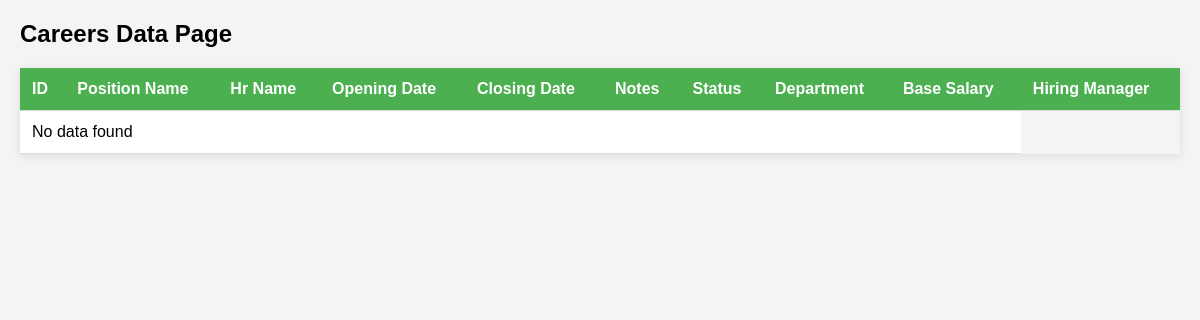
/careersdata/, run on an earlier commit of the app's database.
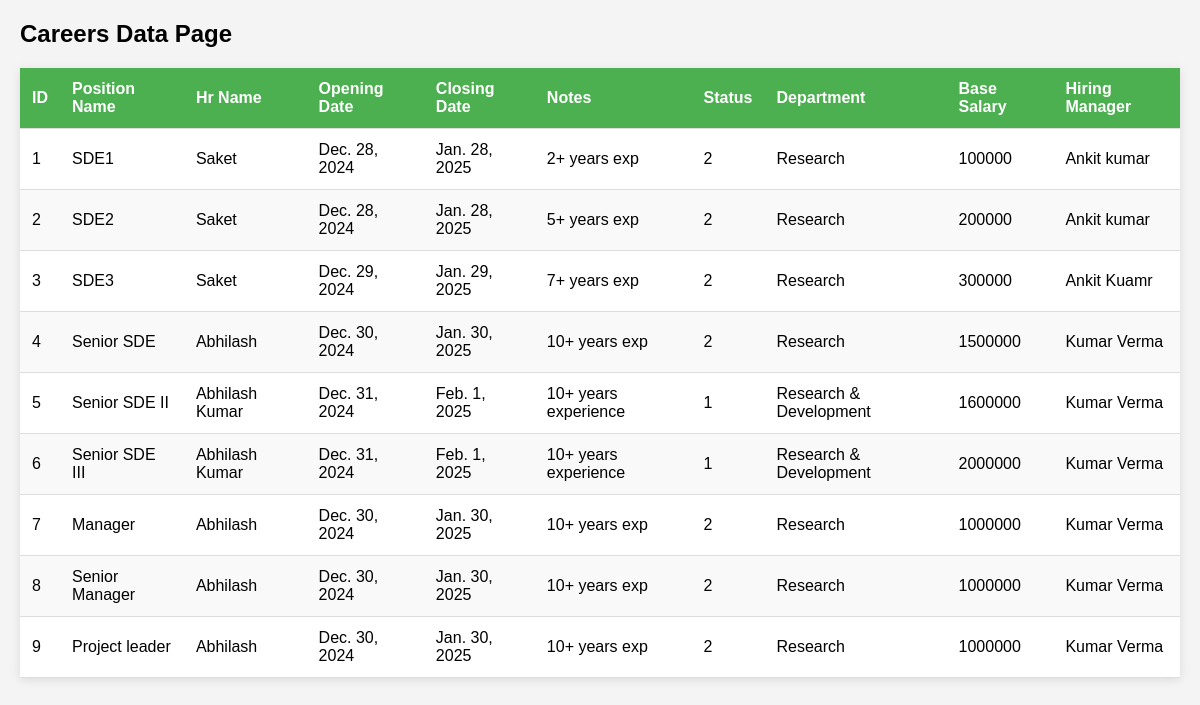
And on a later commit of the database.
### careers/models.py (models this page shows)
class positions(models.Model):
    positionName = models.CharField(max_length=255)
    hrName = models.CharField(max_length=255)
    openingdate = models.DateField(null=True)
    closeddate = models.DateField(null=True)
    notes = models.CharField(max_length=500)
    status = models.IntegerField(null=True)
    deparment = models.CharField(max_length=500)
    baseSalary = models.IntegerField(null = True)
    hiringManager = models.CharField(max_length=255)

### careers/views.py (the view)
# urls.py: path('careersdata/',views.careers_data , name = "careers_data")
def careers_data(request):
    cdata = positions.objects.all().values()
    context = {
        'cdata' :  cdata
    }
    return render(request , "careers_data.html" , context)

### template/careers_data.html (shortened to what this page needs)
<!DOCTYPE html>
<html lang="en">
<head>
</head>
<body>
    <h2>Careers Data Page</h2>
    <table>
        <thead>
            <tr>
                <th>ID</th>
                <th>Position Name</th>
                <th>Hr Name</th>
                <th>Opening Date</th>
                <th>Closing Date</th>
                <th>Notes</th>
                <th>Status</th>
                <th>Department</th>
                <th>Base Salary</th>
                <th>Hiring Manager</th>
            </tr>
        </thead>
        <tbody>
            {% if cdata %}
                {% for careers in cdata %}
                <tr>
                    <td>{{careers.id}}</td>
                   <td>{{ careers.positionName }}</td>
                   <td>{{ careers.hrName }}</td>
                   <td>{{ careers.openingdate }}</td>
                   <td>{{ careers.closeddate }}</td>
                   <td>{{ careers.notes }}</td>
                   <td>{{ careers.status }}</td>
                   <td>{{ careers.deparment }}</td>
                   <td>{{ careers.baseSalary }}</td>
                   <td>{{ careers.hiringManager }}</td>
                </tr>
                {% endfor %}
            {% else %}
                <tr>
                    <td colspan="9">No data found</td>
                </tr>
            {% endif %}
        </tbody>
    </table>
</body>
</html>

What changed in the data, as far as the page shows it:
added positions: id "1", positionName "SDE1", hrName "Saket", openingdate "Dec. 28, 2024", closeddate "Jan. 28, 2025", notes "2+ years exp", status "2", deparment "Research", baseSalary "100000", hiringManager "Ankit kumar"
added positions: id "2", positionName "SDE2", hrName "Saket", openingdate "Dec. 28, 2024", closeddate "Jan. 28, 2025", notes "5+ years exp", status "2", deparment "Research", baseSalary "200000", hiringManager "Ankit kumar"
added positions: id "3", positionName "SDE3", hrName "Saket", openingdate "Dec. 29, 2024", closeddate "Jan. 29, 2025", notes "7+ years exp", status "2", deparment "Research", baseSalary "300000", hiringManager "Ankit Kuamr"
added positions: id "4", positionName "Senior SDE", hrName "Abhilash", openingdate "Dec. 30, 2024", closeddate "Jan. 30, 2025", notes "10+ years exp", status "2", deparment "Research", baseSalary "1500000", hiringManager "Kumar Verma"
added positions: id "5", positionName "Senior SDE II", hrName "Abhilash Kumar", openingdate "Dec. 31, 2024", closeddate "Feb. 1, 2025", notes "10+ years experience", status "1", deparment "Research & Development", baseSalary "1600000", hiringManager "Kumar Verma"
added positions: id "6", positionName "Senior SDE III", hrName "Abhilash Kumar", openingdate "Dec. 31, 2024", closeddate "Feb. 1, 2025", notes "10+ years experience", status "1", deparment "Research & Development", baseSalary "2000000", hiringManager "Kumar Verma"
added positions: id "7", positionName "Manager", hrName "Abhilash", openingdate "Dec. 30, 2024", closeddate "Jan. 30, 2025", notes "10+ years exp", status "2", deparment "Research", baseSalary "1000000", hiringManager "Kumar Verma"
added positions: id "8", positionName "Senior Manager", hrName "Abhilash", openingdate "Dec. 30, 2024", closeddate "Jan. 30, 2025", notes "10+ years exp", status "2", deparment "Research", baseSalary "1000000", hiringManager "Kumar Verma"
added positions: id "9", positionName "Project leader", hrName "Abhilash", openingdate "Dec. 30, 2024", closeddate "Jan. 30, 2025", notes "10+ years exp", status "2", deparment "Research", baseSalary "1000000", hiringManager "Kumar Verma"
Also different on the page:
text no longer shown: "No data found"
